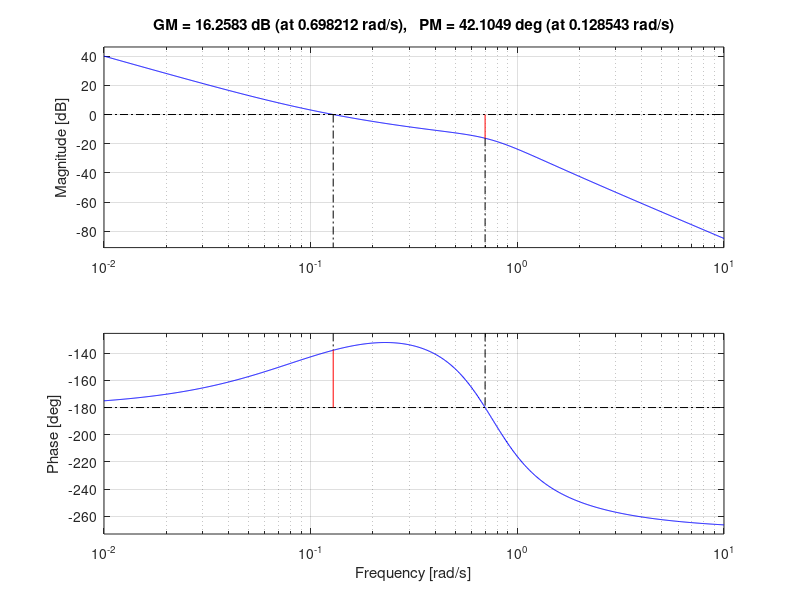

MATLAB code to generate this figure: (Note: this script raises an error after producing the figure.)
s = tf('s');

% plant parameters
k = 10;
r_nom = 502;
l_nom = 517;
wn = 0.75;
% wn = 0.1;
m = 2*k/(wn^2)*r_nom/l_nom;
zeta = .5;  
b = 2*zeta*wn*l_nom*m/r_nom;
alpha = r_nom / (m * l_nom);

% plant
Pt = 1/s^2;
Pm = -2*k*alpha / (s^2 + 2*k*alpha + s*b*alpha);
P = Pt*Pm;

control = 3;
switch control
    case 1 % PID
        kp = 1;
        % Td = 1e-2;
        % Ti = 1e1;
        % ki = kp/Ti;
        % kd = kp*Td;
        kd = 1e4;
        ki = 10;
        C = (kd*s^2 + kp*s + ki) / s;
        figure;
        bode(C);

    case 2 % PI
        zero = 0.01;
        kp = 1;
        ki = zero*kp;
        C = kp * (s + ki/kp) / s;
        figure;
        bode(C);

    case 3 % PD + lead
        % PD
        zero = .1;
        kd = 0.1;
        kp = kd * zero;
        CPD = -kd * (kp/kd + s);
        C = CPD;
        % C = -1;
        figure;
        margin(P*C)
        prepBodePresentation(gcf)
end